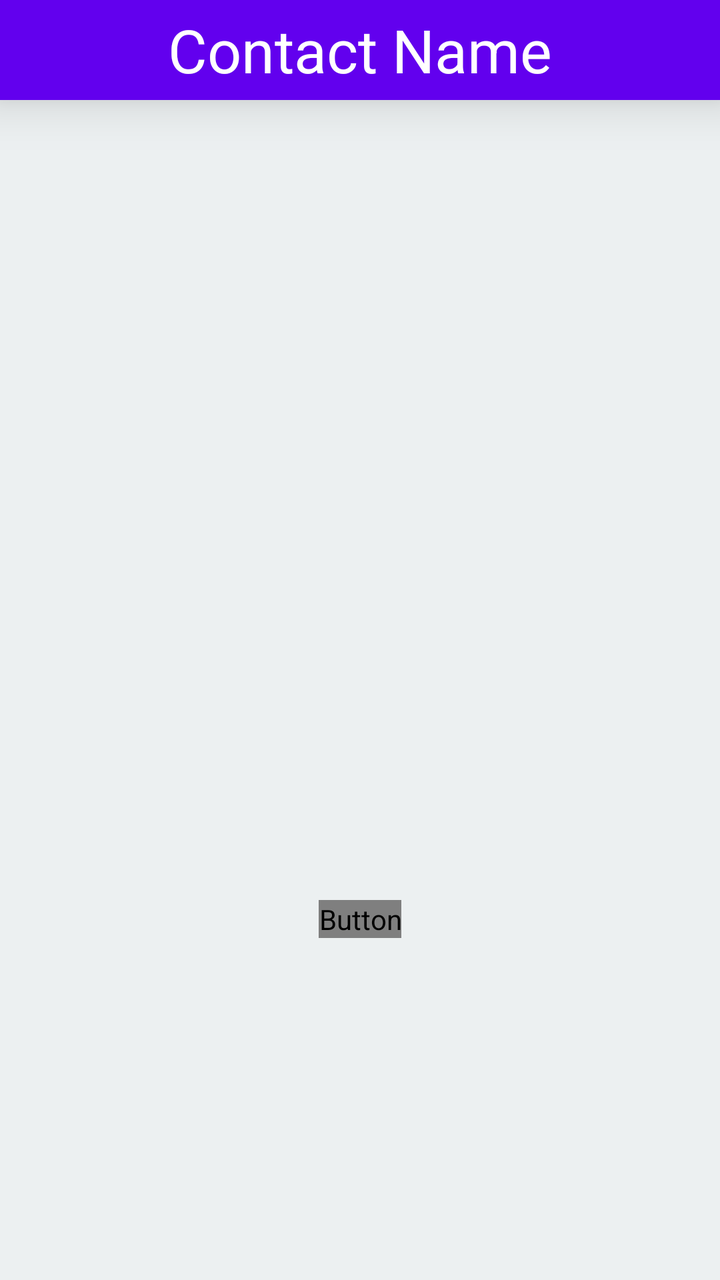
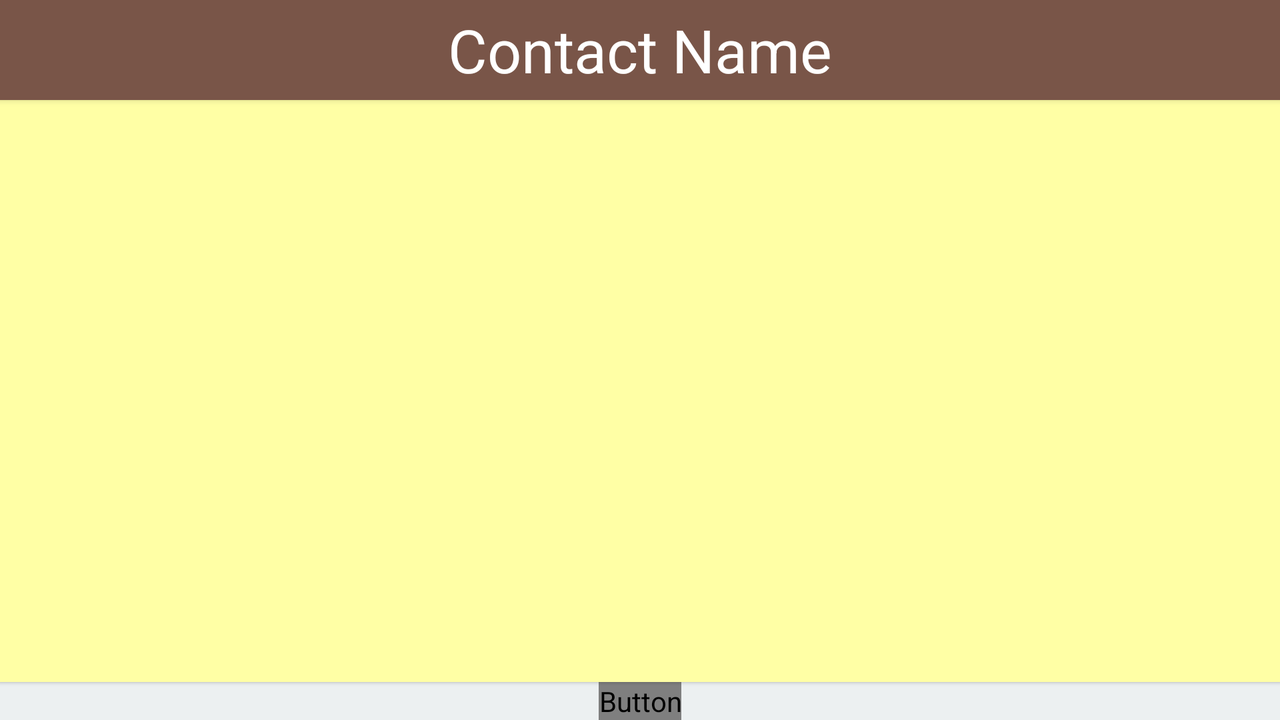

One screen, two layout resources from the same app: the default and the repository's alternative for another configuration. Each is rendered where Android would select it; the XML of both is given below.
<!-- AndroidManifest.xml: application theme AppTheme -->
<!-- res/layout/fragment_contact_note_editor.xml -->
<LinearLayout xmlns:android="http://schemas.android.com/apk/res/android"
    xmlns:tools="http://schemas.android.com/tools"
    android:layout_width="match_parent"
    android:layout_height="match_parent"
    android:orientation="vertical"
    tools:context="nyc.c4q.jonathancolon.studentcouncilapp.ContactNoteEditor"
    android:weightSum="1">

    <TextView
        android:layout_width="match_parent"
        android:layout_height="50dp"
        android:textColor="#ffffff"
        android:id="@+id/editor_contact_name"
        android:text="Contact Name"
        android:textSize="30sp"
        android:gravity="center"
        android:elevation="15dp"
        android:layout_gravity="center"
        android:background="@color/colorPrimary" />

    <FrameLayout
        android:layout_width="match_parent"
        android:layout_height="400dp">

        <RelativeLayout
            android:layout_width="match_parent"
            android:layout_height="match_parent"></RelativeLayout>

        <RelativeLayout
            android:layout_width="match_parent"
            android:layout_height="match_parent">

            <ImageView
                android:id="@+id/background_image"
                android:layout_gravity="center"
                android:layout_height="200dp"
                android:layout_width="match_parent"
                android:scaleType="centerCrop" />

            <ImageView
                android:id="@+id/contact_img"
                android:layout_gravity="center"
                android:layout_height="200dp"
                android:layout_width="160dp"
                android:scaleType="centerCrop"
                android:layout_alignParentTop="true"
                android:layout_centerHorizontal="true" />
        </RelativeLayout>
    </FrameLayout>


    <Button
        android:text="Save"
        android:layout_width="wrap_content"
        android:layout_height="wrap_content"
        android:id="@+id/save_button"
        android:layout_gravity="center" />

</LinearLayout>
<!-- resources referenced by this layout -->
<resources>
  <style name="AppTheme" parent="Theme.AppCompat.Light.NoActionBar">
          
          <item name="colorPrimary">@color/cardview_dark_background</item>
          <item name="colorPrimaryDark">@color/cardview_dark_background</item>
          <item name="colorAccent">@color/red_madder</item>
          <item name="android:windowBackground">@color/primary_background</item>
          <item name="android:textColorPrimary">@color/light_font</item>
          <item name="android:colorBackground">@color/cardview_dark_background</item>
          <item name="android:textColorSecondary">@color/cardview_dark_background</item>
      </style>
  <color name="primary_background">#ECF0F1</color>
</resources>
<!-- res/layout-land/fragment_contact_note_editor.xml (the repository's variant of the layout above) -->
<!-- drawn on the phone turned sideways -->
<?xml version="1.0" encoding="utf-8"?>
<LinearLayout xmlns:android="http://schemas.android.com/apk/res/android"
    android:orientation="vertical" android:layout_width="match_parent"
    android:layout_height="match_parent"
    >

    <TextView
        android:layout_width="match_parent"
        android:layout_height="50dp"
        android:background="#795548"
        android:textColor="#ffffff"
        android:id="@+id/editor_contact_name"
        android:text="Contact Name"
        android:textSize="30sp"
        android:gravity="center"
        android:elevation="2dp"
        android:layout_gravity="center"/>

    <EditText
        android:id="@id/edit_text_notepad"
        android:layout_width="match_parent"
        android:layout_height="333dp"
        android:gravity="top"
        android:textColor="#212121"
        android:inputType="textMultiLine"
        android:background="#FFFFA5"
        android:elevation="1dp"
        android:layout_weight="0.89">
    </EditText>

    <Button
        android:text="Save"
        android:layout_width="wrap_content"
        android:layout_height="wrap_content"
        android:id="@+id/save_button"
        android:layout_gravity="center" />


</LinearLayout>
